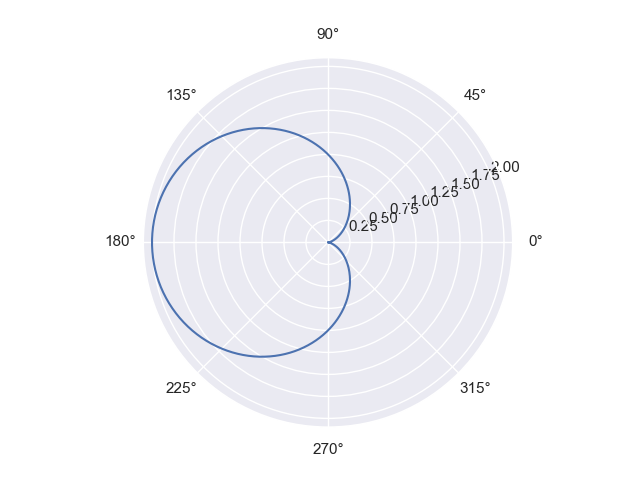

Generate this figure with Python:
#------------------------------------------
#    CH_12_4_EX_4_Pyplot_Subplot_Polar.py
#------------------------------------------
import numpy as np
import matplotlib.pyplot as plt
#
r = 0.5
theta = np.linspace(0., 2.*np.pi, 361)
rho = 2 * r * (1. - np.cos(theta))
#----- 使用 projection 參數為 polar 繪製極座標圖
fig0 = plt.figure()
plt.subplot(111, projection='polar')
plt.plot(theta, rho)
plt.savefig('CH_12_4_EX_4_Pyplot_Subplot_Polar.png')
plt.show()





























































	


